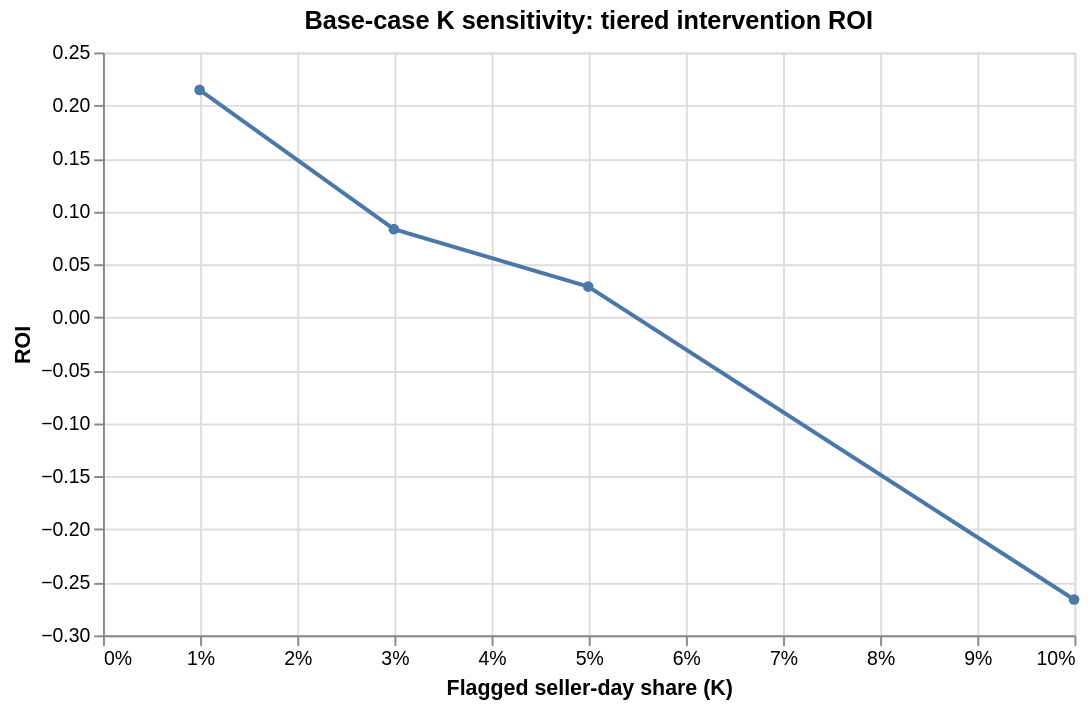

Here is the notebook cell this chart was saved with:
### Code cell
# K-sensitivity under base case
k_chart = alt.Chart(base_k).mark_line(point=True).encode(
    x=alt.X(
        "flagged_share:Q",
        title="Flagged seller-day share (K)",
        axis=alt.Axis(format=".0%"),
    ),
    y=alt.Y("roi:Q", title="ROI"),
    color=alt.value("#4c78a8"),
    tooltip=[
        "scenario_name",
        alt.Tooltip("flagged_share:Q", format=".2%"),
        alt.Tooltip("net_benefit_brl:Q", format=",.0f"),
        alt.Tooltip("roi:Q", format=".2f"),
        alt.Tooltip("capture_rate_gmv:Q", format=".2%"),
    ],
).properties(
    title="Base-case K sensitivity: tiered intervention ROI",
    width=500,
    height=300,
)

k_chart

### Figure 1 — Vega-Lite specification as saved in the notebook (floating-point values rounded to 4 significant figures)
{"config": {"view": {"continuousWidth": 300, "continuousHeight": 300}}, "data": {"name": "data-10bdcfc52084b280671959f0b5173305"}, "mark": {"type": "line", "point": true}, "encoding": {"color": {"value": "#4c78a8"}, "tooltip": [{"field": "scenario_name", "type": "nominal"}, {"field": "flagged_share", "format": ".2%", "type": "quantitative"}, {"field": "net_benefit_brl", "format": ",.0f", "type": "quantitative"}, {"field": "roi", "format": ".2f", "type": "quantitative"}, {"field": "capture_rate_gmv", "format": ".2%", "type": "quantitative"}], "x": {"axis": {"format": ".0%"}, "field": "flagged_share", "title": "Flagged seller-day share (K)", "type": "quantitative"}, "y": {"field": "roi", "title": "ROI", "type": "quantitative"}}, "height": 300, "title": "Base-case K sensitivity: tiered intervention ROI", "width": 500, "$schema": "https://vega.github.io/schema/vega-lite/v6.1.0.json", "datasets": {"data-10bdcfc52084b280671959f0b5173305": [{"assumption_profile": "base", "scenario_family": "k_sensitivity", "scenario_name": "K_tiered_top_1pct", "scenario_description": "Intensive support on top 1% seller-days.", "flagged_rows": 164, "flagged_share": 0.009941, "unique_flagged_sellers": 9, "flagged_seller_share": 0.01289, "ops_units": 164, "captured_future_events": 309, "captured_future_gmv": 52130.0, "prevented_future_events": 139.1, "prevented_future_gmv": 23460.0, "avoided_incremental_low_ratings": 93.71, "avoided_review_points": 354.6, "avoided_compensation_cost_proxy_brl": 469.2, "avoided_reputation_cost_proxy_brl": 1124.0, "avoided_harm_proxy_brl": 1594.0, "current_gmv_proxy_brl": 151500.0, "ops_cost_brl": 1312.0, "throttled_gmv_brl": 0.0, "margin_loss_brl": 0.0, "total_cost_brl": 1312.0, "net_benefit_brl": 281.7, "roi": 0.2147, "capture_rate_events": 0.08564, "capture_rate_gmv": 0.09453, "prevented_event_rate": 0.03854, "prevented_gmv_rate": 0.04254, "current_gmv_proxy_share": 0.07674, "baseline_total_future_events": 3608, "baseline_total_future_gmv_brl": 551500.0, "baseline_incremental_low_ratings_proxy": 2431.0, "baseline_review_points_lost": 9200.0, "baseline_total_harm_proxy_brl": 40210.0, "residual_harm_proxy_brl": 38610.0}, {"assumption_profile": "base", "scenario_family": "k_sensitivity", "scenario_name": "K_tiered_top_3pct", "scenario_description": "Top 1% intensive support; next 1% standard support.", "flagged_rows": 494, "flagged_share": 0.02994, "unique_flagged_sellers": 20, "flagged_seller_share": 0.02865, "ops_units": 494, "captured_future_events": 720, "captured_future_gmv": 101700.0, "prevented_future_events": 241.8, "prevented_future_gmv": 35850.0, "avoided_incremental_low_ratings": 162.9, "avoided_review_points": 616.5, "avoided_compensation_cost_proxy_brl": 717.0, "avoided_reputation_cost_proxy_brl": 1955.0, "avoided_harm_proxy_brl": 2672.0, "current_gmv_proxy_brl": 324800.0, "ops_cost_brl": 2467.0, "throttled_gmv_brl": 0.0, "margin_loss_brl": 0.0, "total_cost_brl": 2467.0, "net_benefit_brl": 205.4, "roi": 0.08327, "capture_rate_events": 0.1996, "capture_rate_gmv": 0.1844, "prevented_event_rate": 0.06702, "prevented_gmv_rate": 0.06501, "current_gmv_proxy_share": 0.1645, "baseline_total_future_events": 3608, "baseline_total_future_gmv_brl": 551500.0, "baseline_incremental_low_ratings_proxy": 2431.0, "baseline_review_points_lost": 9200.0, "baseline_total_harm_proxy_brl": 40210.0, "residual_harm_proxy_brl": 37530.0}, {"assumption_profile": "base", "scenario_family": "k_sensitivity", "scenario_name": "K_tiered_top_5pct", "scenario_description": "Top 1% intensive support; next 4% standard support.", "flagged_rows": 824, "flagged_share": 0.04995, "unique_flagged_sellers": 25, "flagged_seller_share": 0.03582, "ops_units": 824, "captured_future_events": 1113, "captured_future_gmv": 153800.0, "prevented_future_events": 340.1, "prevented_future_gmv": 48870.0, "avoided_incremental_low_ratings": 229.2, "avoided_review_points": 867.1, "avoided_compensation_cost_proxy_brl": 977.4, "avoided_reputation_cost_proxy_brl": 2750.0, "avoided_harm_proxy_brl": 3727.0, "current_gmv_proxy_brl": 458100.0, "ops_cost_brl": 3622.0, "throttled_gmv_brl": 0.0, "margin_loss_brl": 0.0, "total_cost_brl": 3622.0, "net_benefit_brl": 105.3, "roi": 0.02908, "capture_rate_events": 0.3085, "capture_rate_gmv": 0.2788, "prevented_event_rate": 0.09425, "prevented_gmv_rate": 0.08862, "current_gmv_proxy_share": 0.232, "baseline_total_future_events": 3608, "baseline_total_future_gmv_brl": 551500.0, "baseline_incremental_low_ratings_proxy": 2431.0, "baseline_review_points_lost": 9200.0, "baseline_total_harm_proxy_brl": 40210.0, "residual_harm_proxy_brl": 36480.0}, {"assumption_profile": "base", "scenario_family": "k_sensitivity", "scenario_name": "K_tiered_top_10pct", "scenario_description": "Top 1% intensive support; next 9% standard support.", "flagged_rows": 1649, "flagged_share": 0.09996, "unique_flagged_sellers": 57, "flagged_seller_share": 0.08166, "ops_units": 1649, "captured_future_events": 1496, "captured_future_gmv": 208800.0, "prevented_future_events": 435.8, "prevented_future_gmv": 62640.0, "avoided_incremental_low_ratings": 293.7, "avoided_review_points": 1111.0, "avoided_compensation_cost_proxy_brl": 1253.0, "avoided_reputation_cost_proxy_brl": 3524.0, "avoided_harm_proxy_brl": 4777.0, "current_gmv_proxy_brl": 724200.0, "ops_cost_brl": 6510.0, "throttled_gmv_brl": 0.0, "margin_loss_brl": 0.0, "total_cost_brl": 6510.0, "net_benefit_brl": -1733.0, "roi": -0.2662, "capture_rate_events": 0.4146, "capture_rate_gmv": 0.3787, "prevented_event_rate": 0.1208, "prevented_gmv_rate": 0.1136, "current_gmv_proxy_share": 0.3667, "baseline_total_future_events": 3608, "baseline_total_future_gmv_brl": 551500.0, "baseline_incremental_low_ratings_proxy": 2431.0, "baseline_review_points_lost": 9200.0, "baseline_total_harm_proxy_brl": 40210.0, "residual_harm_proxy_brl": 35430.0}]}}
